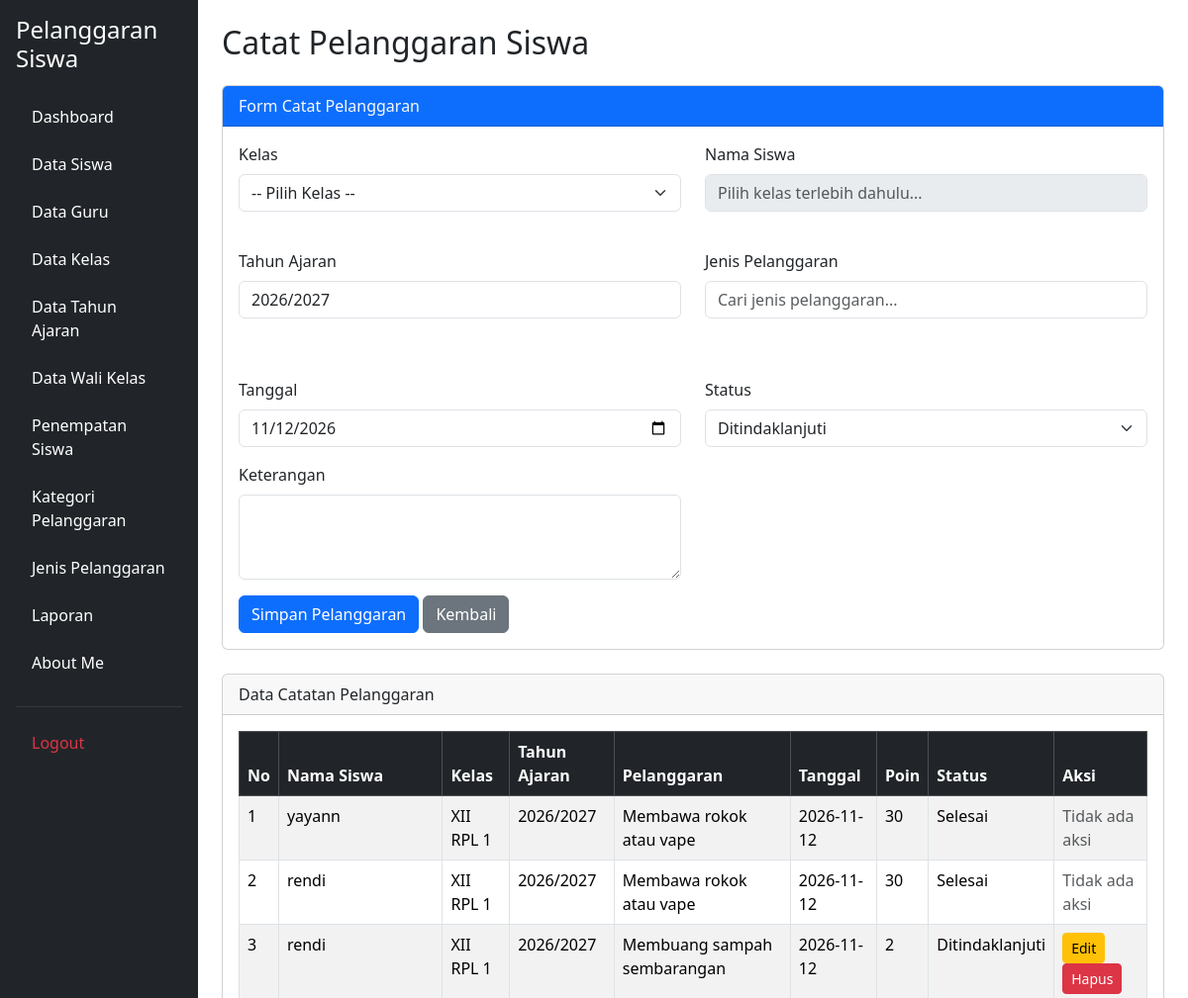
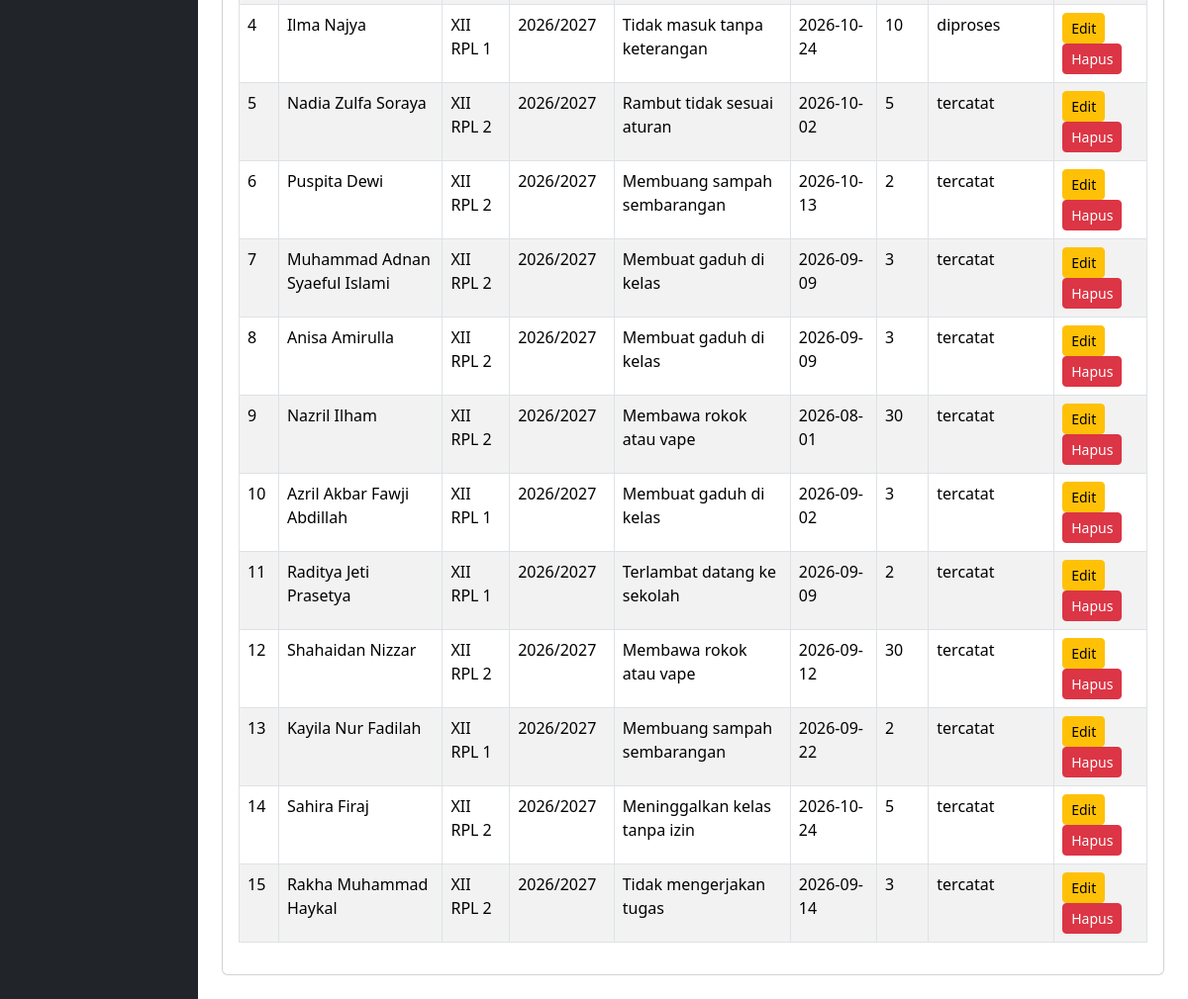
The app's page /catat_pelanggaran.php (signed in) with its own data (2 pictures, top to bottom).
### tables this page shows
CREATE TABLE `t_tahun_ajaran` (
  `id` int(11) NOT NULL,
  `nama` varchar(20) DEFAULT NULL,
  `tanggal_mulai` date NOT NULL,
  `tanggal_selesai` date NOT NULL,
  `status_aktif` tinyint(1) NOT NULL,
  `created_at` timestamp NOT NULL DEFAULT current_timestamp(),
  `updated_at` timestamp NOT NULL DEFAULT current_timestamp()
);

CREATE TABLE `t_pelanggaran_siswa` (
  `id` int(11) NOT NULL,
  `tahun_ajaran_id` int(11) DEFAULT NULL,
  `siswa_id` int(11) DEFAULT NULL,
  `nama_siswa` varchar(150) NOT NULL,
  `kelas_id` int(11) DEFAULT NULL,
  `nama_kelas` varchar(100) NOT NULL,
  `pelanggaran_id` int(11) DEFAULT NULL,
  `nama_pelanggaran` varchar(150) NOT NULL,
  `pelanggaran_kategori_id` int(11) DEFAULT NULL,
  `guru_id` int(11) DEFAULT NULL,
  `nama_guru` varchar(150) NOT NULL,
  `tanggal` date DEFAULT NULL,
  `keterangan` text NOT NULL,
  `poin` int(11) NOT NULL,
  `tindakan` text NOT NULL,
  `status` varchar(30) NOT NULL,
  `created_at` timestamp NOT NULL DEFAULT current_timestamp(),
  `updated_at` timestamp NOT NULL DEFAULT current_timestamp()
);

CREATE TABLE `t_siswa` (
  `id` int(11) NOT NULL,
  `nis` varchar(10) DEFAULT NULL,
  `nisn` varchar(10) NOT NULL,
  `nama` varchar(150) DEFAULT NULL,
  `jenis_kelamin` char(1) NOT NULL,
  `tanggal_lahir` date NOT NULL,
  `alamat` text NOT NULL,
  `status_aktif` tinyint(1) NOT NULL,
  `created_at` timestamp NOT NULL DEFAULT current_timestamp(),
  `updated_at` timestamp NOT NULL DEFAULT current_timestamp()
);

CREATE TABLE `t_kelas` (
  `id` int(11) NOT NULL,
  `nama` varchar(100) DEFAULT NULL,
  `tingkat` varchar(20) NOT NULL,
  `jurusan` varchar(100) NOT NULL,
  `status_aktif` tinyint(1) NOT NULL,
  `created_at` timestamp NOT NULL DEFAULT current_timestamp(),
  `updated_at` timestamp NOT NULL DEFAULT current_timestamp()
);

CREATE TABLE `t_pelanggaran` (
  `id` int(11) NOT NULL,
  `pelanggaran_kategori_id` int(11) DEFAULT NULL,
  `kode` varchar(30) DEFAULT NULL,
  `nama` varchar(150) DEFAULT NULL,
  `poin` int(11) NOT NULL,
  `deskripsi` text NOT NULL,
  `status_aktif` tinyint(1) NOT NULL,
  `created_at` timestamp NOT NULL DEFAULT current_timestamp(),
  `updated_at` timestamp NOT NULL DEFAULT current_timestamp()
);

### catat_pelanggaran.php (the view, shortened to what this page needs)
<?php
include 'config/koneksi.php';
$tahun = mysqli_query(
    $koneksi,
    "SELECT id, nama
     FROM t_tahun_ajaran
     WHERE status_aktif = 1
     ORDER BY id DESC
     LIMIT 1"
);
$tahunAktif = mysqli_fetch_assoc($tahun);
$sql = "SELECT
            ps.*,
            ta.nama AS tahun_ajaran,
            s.nis,
            s.nama AS nama_siswa,
            k.nama AS nama_kelas,
            p.nama AS nama_pelanggaran
        FROM t_pelanggaran_siswa ps
        LEFT JOIN t_tahun_ajaran ta
            ON ps.tahun_ajaran_id = ta.id
        LEFT JOIN t_siswa s
            ON ps.siswa_id = s.id
        LEFT JOIN t_kelas k
            ON ps.kelas_id = k.id
        LEFT JOIN t_pelanggaran p
            ON ps.pelanggaran_id = p.id
        ORDER BY ps.id DESC";
$hasil = mysqli_query($koneksi, $sql);
?>
<!DOCTYPE html>
<html lang="id">
<head>
    <link href="https://cdn.jsdelivr.net/npm/bootstrap@5.3.8/dist/css/bootstrap.min.css"
          rel="stylesheet">
</head>
<body>
<div class="container-fluid">
    <div class="row">
        <?php include 'layout/sidebar.php'; ?>
        <main class="col-md-9 col-lg-10 p-4">
            <h2 class="mb-4">Catat Pelanggaran Siswa</h2>
            <div class="card mb-4">
                <div class="card-header bg-primary text-light">
                    Form Catat Pelanggaran
                </div>
                <div class="card-body">
                    <form action="proses_simpan_pelanggaran.php"
                          method="POST"
                          id="formPelanggaran">
                        <div class="row">
                            <div class="col-md-6 mb-3">
                                <label class="form-label">
                                    Kelas
                                </label>
                                <select name="kelas_id"
                                        id="kelas"
                                        class="form-select"
                                        required>
                                    <option value="">
                                        -- Pilih Kelas --
                                    </option>
                                </select>
                            </div>
                            <div class="col-md-6 mb-3">
                                <label class="form-label">
                                    Nama Siswa
                                </label>
                                <div class="pencarian-wrapper">
                                    <input type="text"
                                           id="cariSiswa"
                                           class="form-control"
                                           placeholder="Pilih kelas terlebih dahulu..."
                                           autocomplete="off"
                                           disabled>
                                </div>
                                <small id="pesanSiswa"
                                       class="text-danger d-block mt-1"></small>
                            </div>
                            <div class="col-md-6 mb-3">
                                <label class="form-label">
                                    Tahun Ajaran
                                </label>
                                <?php if ($tahunAktif) { ?>
                                    <input type="text"
                                           class="form-control"
                                           value="<?php echo htmlspecialchars($tahunAktif['nama']); ?>"
                                           readonly>
                                <?php } ?>
                            </div>
                            <div class="col-md-6 mb-3">
                                <label class="form-label">
                                    Jenis Pelanggaran
                                </label>
                                <div class="pencarian-wrapper">
                                    <input type="text"
                                           id="cariPelanggaran"
                                           class="form-control"
                                           placeholder="Cari jenis pelanggaran..."
                                           autocomplete="off"
                                           required>
                                </div>
                                <small id="infoPoin"
                                       class="text-success d-block mt-2"></small>
                                <small id="pesanPencarian"
                                       class="text-danger d-block"></small>
                            </div>
                            <div class="col-md-6 mb-3">
                                <label class="form-label">
                                    Tanggal
                                </label>
                                <input type="date"
                                       name="tanggal"
                                       class="form-control"
                                       value="<?php echo date('Y-m-d'); ?>"
                                       required>
                            </div>
                            <div class="col-md-6 mb-3">
                                <label class="form-label">
                                    Status
                                </label>
                                <select name="status"
                                        class="form-select"
                                        required>
                                    <option value="Ditindaklanjuti">
                                        Ditindaklanjuti
                                    </option>
                                </select>
                            </div>
                            <div class="col-md-6 mb-3">
                                <label class="form-label">
                                    Keterangan
                                </label>
                                <textarea name="keterangan"
                                          class="form-control"
                                          rows="3"></textarea>
                            </div>
                        </div>
                        <button type="submit"
                                class="btn btn-primary"
                                <?php echo !$tahunAktif ? 'disabled' : ''; ?>>
                            Simpan Pelanggaran
                        </button>
                        <a href="dashboard.php"
                           class="btn btn-secondary">
                            Kembali
                        </a>
                    </form>
                </div>
            </div>
            <div class="card">
                <div class="card-header">
                    Data Catatan Pelanggaran
                </div>
                <div class="card-body">
                    <div class="table-responsive">
                        <table class="table table-bordered table-striped">
                            <thead class="table-dark">
                                <tr>
                                    <th>No</th>
                                    <th>Nama Siswa</th>
                                    <th>Kelas</th>
                                    <th>Tahun Ajaran</th>
                                    <th>Pelanggaran</th>
                                    <th>Tanggal</th>
                                    <th>Poin</th>
                                    <th>Status</th>
                                    <th>Aksi</th>
                                </tr>
                            </thead>
                            <tbody>
                                <?php $no = 1; ?>
                                <?php while ($row = mysqli_fetch_assoc($hasil)) { ?>
                                    <tr>
                                        <td>
                                            <?php echo $no++; ?>
                                        </td>
                                        <td>
                                            <?php echo htmlspecialchars($row['nama_siswa'] ?? '-'); ?>
                                        </td>
                                        <td>
                                            <?php echo htmlspecialchars($row['nama_kelas'] ?? '-'); ?>
                                        </td>
                                        <td>
                                            <?php echo htmlspecialchars($row['tahun_ajaran'] ?? '-'); ?>
                                        </td>
                                        <td>
                                            <?php echo htmlspecialchars($row['nama_pelanggaran'] ?? '-'); ?>
                                        </td>
                                        <td>
                                            <?php echo htmlspecialchars($row['tanggal'] ?? '-'); ?>
                                        </td>
                                        <td>
                                            <?php echo htmlspecialchars($row['poin'] ?? '0'); ?>
                                        </td>
                                        <td>
                                            <?php echo htmlspecialchars($row['status'] ?? '-'); ?>
                                        </td>
                                        <td>
                                            <?php if ($row['status'] !== 'Selesai') { ?>
                                                <a href="edit_catat_pelanggaran.php?id=<?php echo $row['id']; ?>"
                                                   class="btn btn-warning btn-sm">
                                                    Edit
                                                </a>
                                                <a href="hapus_pelanggaran.php?id=<?php echo $row['id']; ?>"
                                                   class="btn btn-danger btn-sm"
                                                   onclick="return confirm('Yakin ingin menghapus pelanggaran ini?')">
                                                    Hapus
                                                </a>
                                            <?php } else { ?>
                                                <span class="text-muted">
                                                    Tidak ada aksi
                                                </span>
                                            <?php } ?>
                                        </td>
                                    </tr>
                                <?php } ?>
                            </tbody>
                        </table>
                    </div>
                </div>
            </div>
        </main>
    </div>
</div>
</body>
</html>

### layout/sidebar.php (shortened to what this page needs)
<?php
$current_page = basename($_SERVER['PHP_SELF']);
$role = strtolower(trim($_SESSION['role'] ?? ''));
$is_wali_kelas = ($role === 'wali_kelas');
?>
<?php if ($role === 'admin') { ?>
<div class="col-md-3 col-lg-2 bg-dark min-vh-100 p-3 sidebar">
    <h4 class="text-white mb-4">Pelanggaran Siswa</h4>
    <ul class="nav nav-pills flex-column">
        <li class="nav-item mb-2">
            <a href="dashboard.php"
               class="nav-link <?= $current_page === 'dashboard.php' ? 'active' : 'text-white' ?>">
                Dashboard
            </a>
        </li>
        <li class="nav-item mb-2">
            <a href="kelola_siswa.php"
               class="nav-link <?= $current_page === 'kelola_siswa.php' ? 'active' : 'text-white' ?>">
                Data Siswa
            </a>
        </li>
        <li class="nav-item mb-2">
            <a href="kelola_guru.php"
               class="nav-link <?= $current_page === 'kelola_guru.php' ? 'active' : 'text-white' ?>">
                Data Guru
            </a>
        </li>
        <li class="nav-item mb-2">
            <a href="kelola_kelas.php"
               class="nav-link <?= $current_page === 'kelola_kelas.php' ? 'active' : 'text-white' ?>">
                Data Kelas
            </a>
        </li>
        <li class="nav-item mb-2">
            <a href="kelola_tahun_ajaran.php"
               class="nav-link <?= $current_page === 'kelola_tahun_ajaran.php' ? 'active' : 'text-white' ?>">
                Data Tahun Ajaran
            </a>
        </li>
        <li class="nav-item mb-2">
            <a href="kelola_wali_kelas.php"
               class="nav-link <?= $current_page === 'kelola_wali_kelas.php' ? 'active' : 'text-white' ?>">
                Data Wali Kelas
            </a>
        </li>
        <li class="nav-item mb-2">
            <a href="penempatan_siswa.php"
               class="nav-link <?= $current_page === 'penempatan_siswa.php' ? 'active' : 'text-white' ?>">
                Penempatan Siswa
            </a>
        </li>
        <li class="nav-item mb-2">
            <a href="kelola_pelanggaran_kategori.php"
               class="nav-link <?= $current_page === 'kelola_pelanggaran_kategori.php' ? 'active' : 'text-white' ?>">
                Kategori Pelanggaran
            </a>
        </li>
        <li class="nav-item mb-2">
            <a href="kelola_jenis_pelanggaran.php"
               class="nav-link <?= $current_page === 'kelola_jenis_pelanggaran.php' ? 'active' : 'text-white' ?>">
                Jenis Pelanggaran
            </a>
        </li>
        <li class="nav-item mb-2">
            <a href="laporan.php"
               class="nav-link <?= $current_page === 'laporan.php' ? 'active' : 'text-white' ?>">
                Laporan
            </a>
        </li>
        <li class="nav-item mb-2">
            <a href="aboutme.php"
               class="nav-link <?= $current_page === 'aboutme.php' ? 'active' : 'text-white' ?>">
                About Me
            </a>
        </li>
        <hr class="text-secondary">
        <li class="nav-item">
            <a href="logout.php" class="nav-link text-danger">
                Logout
            </a>
        </li>
    </ul>
</div>
<?php } ?>

### catat_pelanggaran.php (style rules this page uses)
.pencarian-wrapper { position: relative; width: 100%; }
#infoPoin, #pesanPencarian, #pesanSiswa { min-height: 18px; }

### records on screen
t_tahun_ajaran: nama "2026/2027"
t_pelanggaran_siswa: siswa.nama "yayann", kelas.nama "XII RPL 1", tahun_ajaran.nama "2026/2027", pelanggaran.nama "Membawa rokok atau vape", tanggal "2026-11-12", poin "30", status "Selesai", shows "Tidak ada aksi"
t_pelanggaran_siswa: siswa.nama "rendi", kelas.nama "XII RPL 1", tahun_ajaran.nama "2026/2027", pelanggaran.nama "Membawa rokok atau vape", tanggal "2026-11-12", poin "30", status "Selesai", shows "Tidak ada aksi"
t_pelanggaran_siswa: siswa.nama "rendi", kelas.nama "XII RPL 1", tahun_ajaran.nama "2026/2027", pelanggaran.nama "Membuang sampah sembarangan", tanggal "2026-11-12", poin "2", status "Ditindaklanjuti"
t_pelanggaran_siswa: siswa.nama "Ilma Najya", kelas.nama "XII RPL 1", tahun_ajaran.nama "2026/2027", pelanggaran.nama "Tidak masuk tanpa keterangan", tanggal "2026-10-24", poin "10", status "diproses"
t_pelanggaran_siswa: siswa.nama "Nadia Zulfa Soraya", kelas.nama "XII RPL 2", tahun_ajaran.nama "2026/2027", pelanggaran.nama "Rambut tidak sesuai aturan", tanggal "2026-10-02", poin "5", status "tercatat"
t_pelanggaran_siswa: siswa.nama "Puspita Dewi", kelas.nama "XII RPL 2", tahun_ajaran.nama "2026/2027", pelanggaran.nama "Membuang sampah sembarangan", tanggal "2026-10-13", poin "2", status "tercatat"
t_pelanggaran_siswa: siswa.nama "Muhammad Adnan Syaeful Islami", kelas.nama "XII RPL 2", tahun_ajaran.nama "2026/2027", pelanggaran.nama "Membuat gaduh di kelas", tanggal "2026-09-09", poin "3", status "tercatat"
t_pelanggaran_siswa: siswa.nama "Anisa Amirulla", kelas.nama "XII RPL 2", tahun_ajaran.nama "2026/2027", pelanggaran.nama "Membuat gaduh di kelas", tanggal "2026-09-09", poin "3", status "tercatat"
t_pelanggaran_siswa: siswa.nama "Nazril Ilham", kelas.nama "XII RPL 2", tahun_ajaran.nama "2026/2027", pelanggaran.nama "Membawa rokok atau vape", tanggal "2026-08-01", poin "30", status "tercatat"
t_pelanggaran_siswa: siswa.nama "Azril Akbar Fawji Abdillah", kelas.nama "XII RPL 1", tahun_ajaran.nama "2026/2027", pelanggaran.nama "Membuat gaduh di kelas", tanggal "2026-09-02", poin "3", status "tercatat"
t_pelanggaran_siswa: siswa.nama "Raditya Jeti Prasetya", kelas.nama "XII RPL 1", tahun_ajaran.nama "2026/2027", pelanggaran.nama "Terlambat datang ke sekolah", tanggal "2026-09-09", poin "2", status "tercatat"
t_pelanggaran_siswa: siswa.nama "Shahaidan Nizzar", kelas.nama "XII RPL 2", tahun_ajaran.nama "2026/2027", pelanggaran.nama "Membawa rokok atau vape", tanggal "2026-09-12", poin "30", status "tercatat"
t_pelanggaran_siswa: siswa.nama "Kayila Nur Fadilah", kelas.nama "XII RPL 1", tahun_ajaran.nama "2026/2027", pelanggaran.nama "Membuang sampah sembarangan", tanggal "2026-09-22", poin "2", status "tercatat"
t_pelanggaran_siswa: siswa.nama "Sahira Firaj", kelas.nama "XII RPL 2", tahun_ajaran.nama "2026/2027", pelanggaran.nama "Meninggalkan kelas tanpa izin", tanggal "2026-10-24", poin "5", status "tercatat"
t_pelanggaran_siswa: siswa.nama "Rakha Muhammad Haykal", kelas.nama "XII RPL 2", tahun_ajaran.nama "2026/2027", pelanggaran.nama "Tidak mengerjakan tugas", tanggal "2026-09-14", poin "3", status "tercatat"
